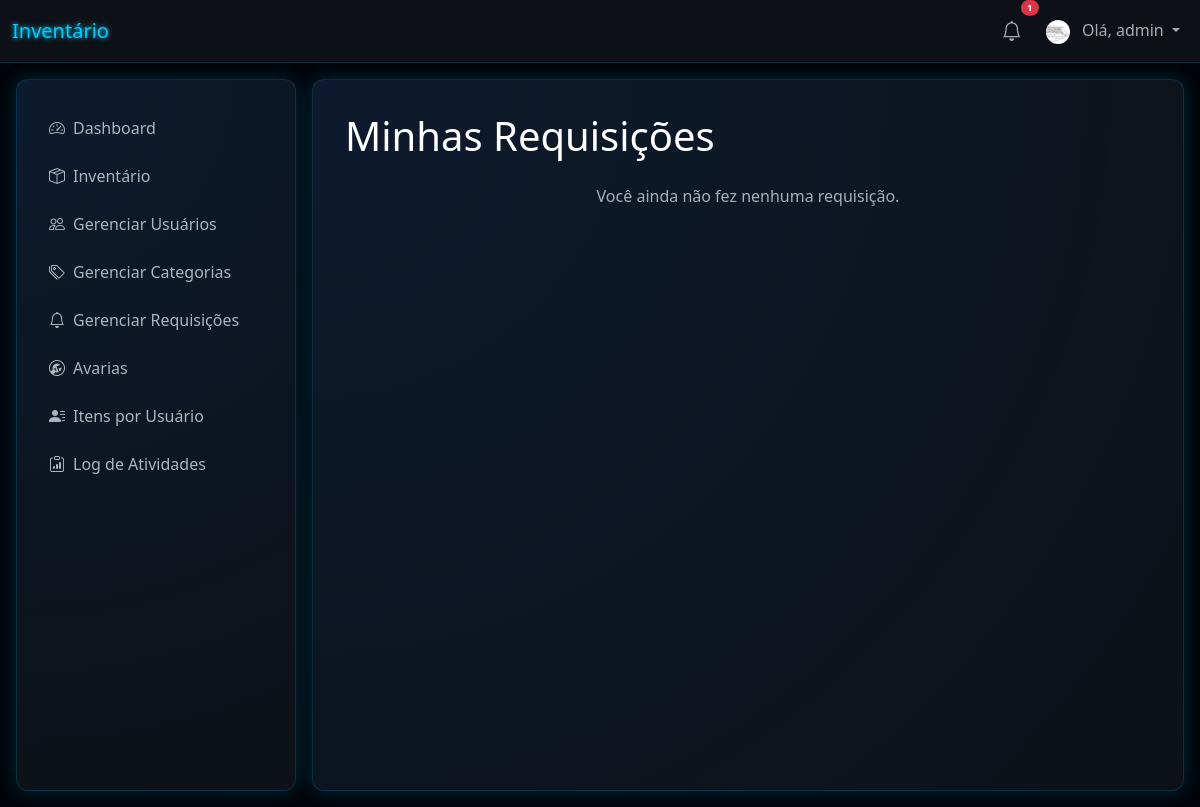
Page /my_requests (signed in) on the committed database.
### tables this page shows
CREATE TABLE users (
                id INTEGER PRIMARY KEY AUTOINCREMENT,
                username TEXT UNIQUE NOT NULL,
                password TEXT NOT NULL,
                role TEXT NOT NULL DEFAULT 'user'
            , profile_image_file TEXT);

### app.py (the view)
@app.route('/my_requests')
@login_required
def my_requests():
    db = get_db()
    requests_list = db.execute("""
        SELECT r.id, r.request_date, r.status, r.notes, r.response_notes, r.return_notes, i.name as item_name, i.status as item_condition
        FROM item_requests r JOIN items i ON r.item_id = i.id
        WHERE r.user_id = ?
        ORDER BY r.request_date DESC
    """, (g.user['id'],)).fetchall()
    return render_template('my_requests.html', requests=requests_list)

### app.py (called while the page is built)
def get_db():
    db = getattr(g, '_database', None)
    if db is None:
        db = g._database = sqlite3.connect(app.config['DATABASE'])
        db.row_factory = sqlite3.Row
    return db

@app.teardown_appcontext
def close_connection(exception):
    db = getattr(g, '_database', None)
    if db is not None:
        db.close()

@app.context_processor
def inject_categories():
    if g.user:
        db = get_db()
        categories = db.execute('SELECT DISTINCT category FROM items WHERE category IS NOT NULL AND category != "" ORDER BY category').fetchall()
        return dict(all_categories=categories)
    return dict(all_categories=[], notifications=[])

@app.context_processor
def inject_notifications():
    if g.user:
        db = get_db()
        notifications = db.execute('SELECT * FROM notifications WHERE user_id = ? AND is_read = 0 ORDER BY created_at DESC', (g.user['id'],)).fetchall()
        return dict(notifications=notifications)
    return dict(notifications=[])

@app.before_request
def load_logged_in_user():
    user_id = session.get('user_id')
    if user_id is None:
        g.user = None
    else:
        g.user = get_db().execute(
            'SELECT * FROM users WHERE id = ?', (user_id,)
        ).fetchone()

def login_required(view):
    @functools.wraps(view)
    def wrapped_view(**kwargs):
        if g.user is None:
            return redirect(url_for('login'))
        return view(**kwargs)
    return wrapped_view

### templates/my_requests.html (shortened to what this page needs)
{% extends 'base.html' %}
{% block content %}
<div class="table-container">
    <h1 class="mb-4">Minhas Requisições</h1>
    {% if requests %}
    <div class="table-responsive">
        <table class="table table-futuristic">
            <thead>
                <tr>
                    <th>Data</th>
                    <th>Item</th>
                    <th>Status</th>
                    <th>Suas Observações</th>
                    <th>Resposta / Justificativa</th>
                    <th>Ações</th>
                </tr>
            </thead>
            <tbody>
                {% for req in requests %}
                <tr>
                    <td>{{ req.request_date.split(' ')[0] }}</td>
                    <td>{{ req.item_name }}</td>
                    <td>
                        <span class="badge
                            {% if req.status == 'Aprovado' %}bg-success
                            {% elif req.status == 'Recusado' %}bg-danger
                            {% elif req.status == 'Devolvido' %}bg-info
                            {% else %}bg-warning
                            {% endif %}">
                            {{ req.status }}
                        </span>
                    </td>
                    <td>{{ req.notes or 'N/A' }}</td>
                    <td>
                        {% if req.status == 'Recusado' and req.response_notes %}
                            <span class="text-danger-emphasis">Admin: {{ req.response_notes }}</span>
                        {% elif req.status == 'Devolvido' and req.return_notes %}
                            <span class="text-info-emphasis">Você: {{ req.return_notes }}</span>
                        {% else %}
                            <span class="text-muted">--</span>
                        {% endif %}
                    </td>
                    <td>
                        {% if req.status == 'Aprovado' %}
                        <button type="button" class="btn btn-sm btn-outline-info" data-bs-toggle="modal" data-bs-target="#returnItemModal"
                                data-request-id="{{ req.id }}"
                                data-item-name="{{ req.item_name }}"
                                data-item-condition="{{ req.item_condition }}">
                            <i class="bi bi-arrow-return-left"></i> Devolver
                        </button>
                        {% else %}
                        <span class="text-muted">--</span>
                        {% endif %}
                    </td>
                </tr>
                {% endfor %}
            </tbody>
        </table>
    </div>
    {% else %}
    <p class="text-center text-muted">Você ainda não fez nenhuma requisição.</p>
    {% endif %}
</div>
                            {% set statuses = ['Muito Bom', 'Bom', 'Aceitável', 'Ruim', 'Quebrado'] %}
{% endblock %}

### templates/base.html (shortened to what this page needs)
<!doctype html>
<html lang="pt-br" data-bs-theme="dark">
<head>
    <link href="https://cdn.jsdelivr.net/npm/bootstrap@5.3.3/dist/css/bootstrap.min.css" rel="stylesheet">
    <link rel="stylesheet" href="https://cdn.jsdelivr.net/npm/bootstrap-icons@1.11.3/font/bootstrap-icons.min.css">
</head>
<body>
    <nav class="navbar navbar-expand-lg" style="background-color: var(--card-bg); border-bottom: 1px solid var(--border-color);">
        <div class="container-fluid">
            <a class="navbar-brand" href="{{ url_for('dashboard') }}" style="color: var(--glow-cyan); text-shadow: 0 0 5px var(--glow-cyan);">Inventário</a>
            <div class="navbar-nav d-flex align-items-center">
                {% if g.user %}
                    <div class="nav-item dropdown me-2">
                        <a class="nav-link position-relative" href="#" id="navbarNotificationDropdown" role="button" data-bs-toggle="dropdown" aria-expanded="false">
                            <i class="bi bi-bell fs-5"></i>
                            {% if notifications and notifications|length > 0 %}
                                <span class="position-absolute top-0 start-100 translate-middle badge rounded-pill bg-danger" style="font-size: 0.6em;">
                                    {{ notifications|length }}
                                </span>
                            {% endif %}
                        </a>
                    </div>
                    <div class="nav-item dropdown">
                        <a class="nav-link dropdown-toggle" href="#" id="navbarUserDropdown" role="button" data-bs-toggle="dropdown" aria-expanded="false">
                            {% if g.user.profile_image_file %}
                                <img src="{{ url_for('profile_pic', filename=g.user.profile_image_file) }}" alt="Foto de Perfil" class="rounded-circle me-2" style="width: 24px; height: 24px; object-fit: cover;">
                            {% else %}
                                <i class="bi bi-person-circle me-2"></i>
                            {% endif %}
                            Olá, {{ g.user['username'] }}
                        </a>
                    </div>
                {% else %}
                    <a class="nav-link" href="{{ url_for('login') }}">Login</a>
                    <a class="nav-link" href="{{ url_for('register') }}">Registrar</a>
                {% endif %}
            </div>
        </div>
    </nav>
    <div id="tsparticles"></div>
    <div class="main-layout">
            <aside class="sidebar futuristic-card">
                <div class="list-group">
                    <a href="{{ url_for('dashboard') }}" class="list-group-item list-group-item-action {% if request.endpoint == 'dashboard' %}active{% endif %}">
                        <i class="bi bi-speedometer2 me-2"></i>Dashboard
                    </a>
                    {% set inventory_active = request.endpoint in ['index', 'add', 'edit'] %}
                    <a href="#inventory-submenu" data-bs-toggle="collapse" class="list-group-item list-group-item-action {% if inventory_active %}active{% endif %}" aria-expanded="{{ 'true' if inventory_active else 'false' }}">
                        <i class="bi bi-box-seam me-2"></i>Inventário
                    </a>
                    {% if g.user['role'] == 'admin' %}
                        <a href="{{ url_for('manage_users') }}" class="list-group-item list-group-item-action {% if request.endpoint == 'manage_users' %}active{% endif %}">
                            <i class="bi bi-people me-2"></i>Gerenciar Usuários
                        </a>
                        <a href="{{ url_for('manage_categories') }}" class="list-group-item list-group-item-action {% if request.endpoint == 'manage_categories' %}active{% endif %}">
                            <i class="bi bi-tags me-2"></i>Gerenciar Categorias
                        </a>
                        <a href="{{ url_for('manage_requests') }}" class="list-group-item list-group-item-action {% if request.endpoint == 'manage_requests' %}active{% endif %}">
                            <i class="bi bi-bell me-2"></i>Gerenciar Requisições
                        </a>
                        <a href="{{ url_for('broken_items') }}" class="list-group-item list-group-item-action {% if request.endpoint == 'broken_items' %}active{% endif %}">
                            <i class="bi bi-wrench-adjustable-circle me-2"></i>Avarias
                        </a>
                        <a href="{{ url_for('user_assets') }}" class="list-group-item list-group-item-action {% if request.endpoint == 'user_assets' %}active{% endif %}">
                            <i class="bi bi-person-lines-fill me-2"></i>Itens por Usuário
                        </a>
                        <a href="{{ url_for('logs') }}" class="list-group-item list-group-item-action {% if request.endpoint == 'logs' %}active{% endif %}">
                            <i class="bi bi-clipboard-data me-2"></i>Log de Atividades
                        </a>
                    {% endif %}
                </div>
            </aside>
            <main class="content-area futuristic-card">
                {% block content %}
                {% endblock %}
            </main>
    </div>
</body>
</html>

### templates/base.html (style rules this page uses)
:root { --glow-cyan: #00cfff; --dark-bg: #010409; --card-bg: #0d1117; --border-color: rgba(0, 199, 255, 0.15); --gradient-start: rgba(13, 110, 253, 0.1); --gradient-end: rgba(13, 17, 23, 0); }
body { background-color: var(--dark-bg); color: #fff; overflow: hidden; }
#tsparticles { position: fixed; top: 0; left: 0; width: 100%; height: 100%; z-index: -1; }
.futuristic-card { background: radial-gradient(circle at top left, var(--gradient-start), var(--gradient-end)), var(--card-bg); border: 1px solid var(--border-color); box-shadow: 0 0 20px rgba(0, 199, 255, 0.2); border-radius: 0.75rem; }
.main-layout { display: flex; height: calc(100vh - 56px); padding: 1rem; gap: 1rem; }
.sidebar { width: 280px; padding: 1.5rem 1rem; display: flex; flex-direction: column; flex-shrink: 0; }
.sidebar .list-group-item { background-color: transparent; border: none; color: #adb5bd; font-size: 1rem; padding: 0.75rem 1rem; border-radius: 0.5rem; transition: all 0.3s ease; }
.content-area { flex-grow: 1; padding: 2rem; overflow-y: auto; }

### rows in the picture
users: profile_image_file (picture), user.username "admin"

### other values in the picture
{{ notifications|length }} "1"
